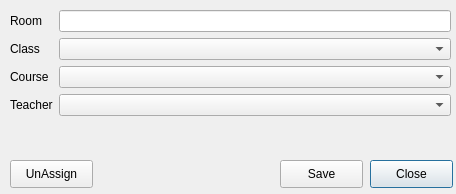
<?xml version="1.0" encoding="UTF-8"?>
<ui version="4.0">
 <class>editDialog</class>
 <widget class="QDialog" name="editDialog">
  <property name="windowModality">
   <enum>Qt::ApplicationModal</enum>
  </property>
  <property name="geometry">
   <rect>
    <x>0</x>
    <y>0</y>
    <width>456</width>
    <height>194</height>
   </rect>
  </property>
  <property name="windowTitle">
   <string>Dialog</string>
  </property>
  <widget class="QPushButton" name="pushButton">
   <property name="geometry">
    <rect>
     <x>370</x>
     <y>160</y>
     <width>83</width>
     <height>28</height>
    </rect>
   </property>
   <property name="text">
    <string>Close</string>
   </property>
  </widget>
  <widget class="QPushButton" name="pushButton_2">
   <property name="geometry">
    <rect>
     <x>280</x>
     <y>160</y>
     <width>83</width>
     <height>28</height>
    </rect>
   </property>
   <property name="text">
    <string>Save</string>
   </property>
  </widget>
  <widget class="QPushButton" name="pushButton_3">
   <property name="geometry">
    <rect>
     <x>10</x>
     <y>160</y>
     <width>83</width>
     <height>28</height>
    </rect>
   </property>
   <property name="text">
    <string>UnAssign</string>
   </property>
  </widget>
  <widget class="QWidget" name="formLayoutWidget">
   <property name="geometry">
    <rect>
     <x>10</x>
     <y>10</y>
     <width>441</width>
     <height>141</height>
    </rect>
   </property>
   <layout class="QFormLayout" name="formLayout">
    <item row="0" column="0">
     <widget class="QLabel" name="nameLabel">
      <property name="text">
       <string>Room</string>
      </property>
     </widget>
    </item>
    <item row="0" column="1">
     <widget class="QLineEdit" name="nameRoom"/>
    </item>
    <item row="1" column="0">
     <widget class="QLabel" name="classLabel">
      <property name="text">
       <string>Class</string>
      </property>
     </widget>
    </item>
    <item row="1" column="1">
     <widget class="QComboBox" name="classComboBox"/>
    </item>
    <item row="2" column="0">
     <widget class="QLabel" name="courseLabel">
      <property name="text">
       <string>Course</string>
      </property>
     </widget>
    </item>
    <item row="2" column="1">
     <widget class="QComboBox" name="courseComboBox"/>
    </item>
    <item row="3" column="0">
     <widget class="QLabel" name="teacherLabel">
      <property name="text">
       <string>Teacher</string>
      </property>
     </widget>
    </item>
    <item row="3" column="1">
     <widget class="QComboBox" name="teacherComboBox"/>
    </item>
   </layout>
  </widget>
 </widget>
 <resources/>
 <connections/>
</ui>
